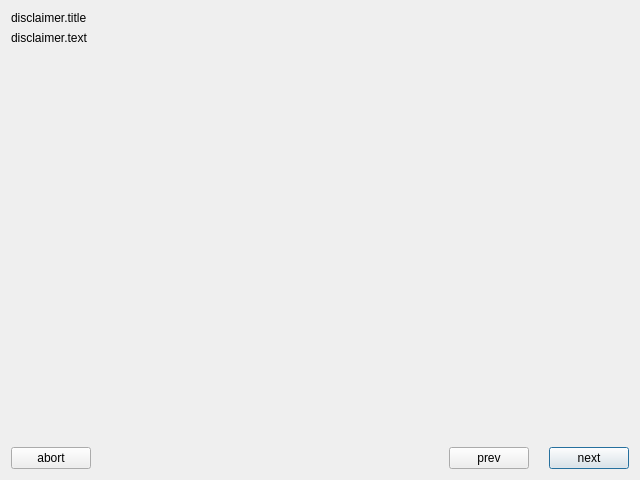
<?xml version="1.0" encoding="UTF-8"?>
<ui version="4.0">
 <class>disclaimerPage</class>
 <widget class="DisclaimerPage" name="disclaimerPage">
  <property name="geometry">
   <rect>
    <x>0</x>
    <y>0</y>
    <width>640</width>
    <height>480</height>
   </rect>
  </property>
  <layout class="QVBoxLayout" name="verticalLayout">
   <item>
    <layout class="QHBoxLayout" name="horizontalLayout">
     <item>
      <widget class="QLabel" name="title">
       <property name="text">
        <string>disclaimer.title</string>
       </property>
       <property name="LPCText" stdset="0">
        <string>disclaimer.title</string>
       </property>
      </widget>
     </item>
    </layout>
   </item>
   <item>
    <widget class="QLabel" name="label">
     <property name="text">
      <string>disclaimer.text</string>
     </property>
     <property name="LPCText" stdset="0">
      <string>disclaimer.text</string>
     </property>
    </widget>
   </item>
   <item>
    <spacer name="verticalSpacer">
     <property name="orientation">
      <enum>Qt::Vertical</enum>
     </property>
     <property name="sizeHint" stdset="0">
      <size>
       <width>20</width>
       <height>40</height>
      </size>
     </property>
    </spacer>
   </item>
   <item>
    <layout class="QHBoxLayout" name="horizontalLayout_2">
     <property name="spacing">
      <number>20</number>
     </property>
     <item>
      <widget class="QPushButton" name="abort">
       <property name="text">
        <string>abort</string>
       </property>
       <property name="autoDefault">
        <bool>true</bool>
       </property>
       <property name="LPCText" stdset="0">
        <string>abort</string>
       </property>
      </widget>
     </item>
     <item>
      <spacer name="horizontalSpacer">
       <property name="orientation">
        <enum>Qt::Horizontal</enum>
       </property>
       <property name="sizeHint" stdset="0">
        <size>
         <width>40</width>
         <height>20</height>
        </size>
       </property>
      </spacer>
     </item>
     <item>
      <widget class="QPushButton" name="prev">
       <property name="text">
        <string>prev</string>
       </property>
       <property name="autoDefault">
        <bool>true</bool>
       </property>
       <property name="LPCText" stdset="0">
        <string>prev</string>
       </property>
      </widget>
     </item>
     <item>
      <widget class="QPushButton" name="next">
       <property name="text">
        <string>next</string>
       </property>
       <property name="autoDefault">
        <bool>true</bool>
       </property>
       <property name="default">
        <bool>true</bool>
       </property>
       <property name="LPCText" stdset="0">
        <string>next</string>
       </property>
      </widget>
     </item>
    </layout>
   </item>
  </layout>
 </widget>
 <customwidgets>
  <customwidget>
   <class>DisclaimerPage</class>
   <extends>QWidget</extends>
   <header>disclaimerpage.h</header>
   <container>1</container>
  </customwidget>
 </customwidgets>
 <resources/>
 <connections>
  <connection>
   <sender>prev</sender>
   <signal>clicked()</signal>
   <receiver>disclaimerPage</receiver>
   <slot>prevPage()</slot>
   <hints>
    <hint type="sourcelabel">
     <x>47</x>
     <y>458</y>
    </hint>
    <hint type="destinationlabel">
     <x>319</x>
     <y>239</y>
    </hint>
   </hints>
  </connection>
  <connection>
   <sender>next</sender>
   <signal>clicked()</signal>
   <receiver>disclaimerPage</receiver>
   <slot>nextPage()</slot>
   <hints>
    <hint type="sourcelabel">
     <x>592</x>
     <y>458</y>
    </hint>
    <hint type="destinationlabel">
     <x>319</x>
     <y>239</y>
    </hint>
   </hints>
  </connection>
  <connection>
   <sender>abort</sender>
   <signal>clicked()</signal>
   <receiver>disclaimerPage</receiver>
   <slot>gotoMainPage()</slot>
   <hints>
    <hint type="sourcelabel">
     <x>47</x>
     <y>458</y>
    </hint>
    <hint type="destinationlabel">
     <x>319</x>
     <y>239</y>
    </hint>
   </hints>
  </connection>
 </connections>
</ui>
